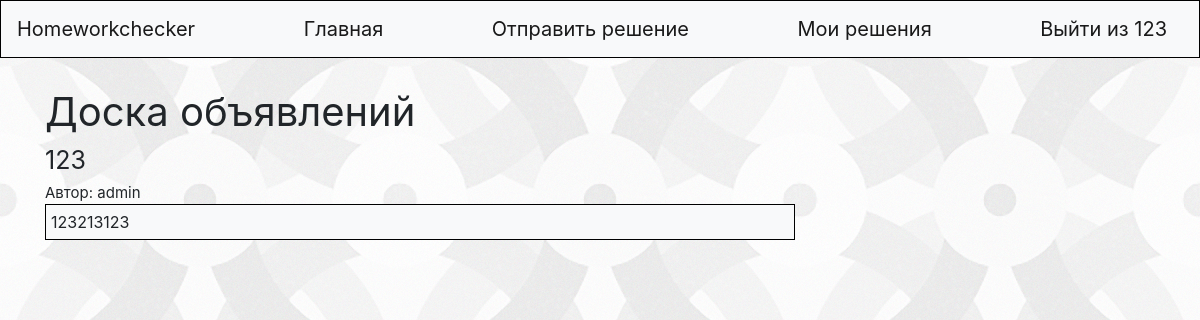
Page / (signed in) on the committed database.
### main.py (models this page shows, shortened)
class AnnouncementModel(db.Model):
    id = db.Column(db.Integer, primary_key=True)
    author = db.Column(db.String(80), unique=False, nullable=False)
    title = db.Column(db.String(200), unique=False, nullable=False)
    announcement = db.Column(db.String(2000), unique=True, nullable=False)

### main.py (the view)
@app.route('/', methods=['POST', 'GET'])
def index():
    if 'username' not in session:
        return redirect('/login')
    all = AnnouncementModel.query.all()
    announcements = []
    for i in all:
        announcements.append((i.id, i.author, i.title, i.announcement))
    return render_template('index.html', ADMINS=ADMINS, session=session, events=announcements, sz=len(announcements))

### templates/index.html (shortened to what this page needs)
{% extends "base.html" %}
{% block content %}
    {% if not sz %}
     <center><a style="font-size:40px">Cписок объявлений пуст</a> </center>
    {% else %}
          <a style="font-size:40px">Доска объявлений</a>
            <br/>
    {% endif %}
    {% for id, author, title, announcement in events%}
         <div style="align:center">
             <a style="font-size:25px" > {{title}}
                <br/>
            <a style="align:right;font-size:15px" >  Автор: {{author}}</a>
              <div style="border: 1px solid black;padding:5px;width:750px;background-color: #f8f9fa;">
            {{announcement}}
              </div>
        </div>
        <br/>
    {% endfor %}
{% endblock %}

### templates/base.html (style rules this page uses)
body { background-image: url(../static/fon.jpg); background-color: #f8f9fa; }

### rows in the picture
AnnouncementModel: title "123", author "admin", announcement "123213123"

### other values in the picture
{{ session["username"] }} "123"
